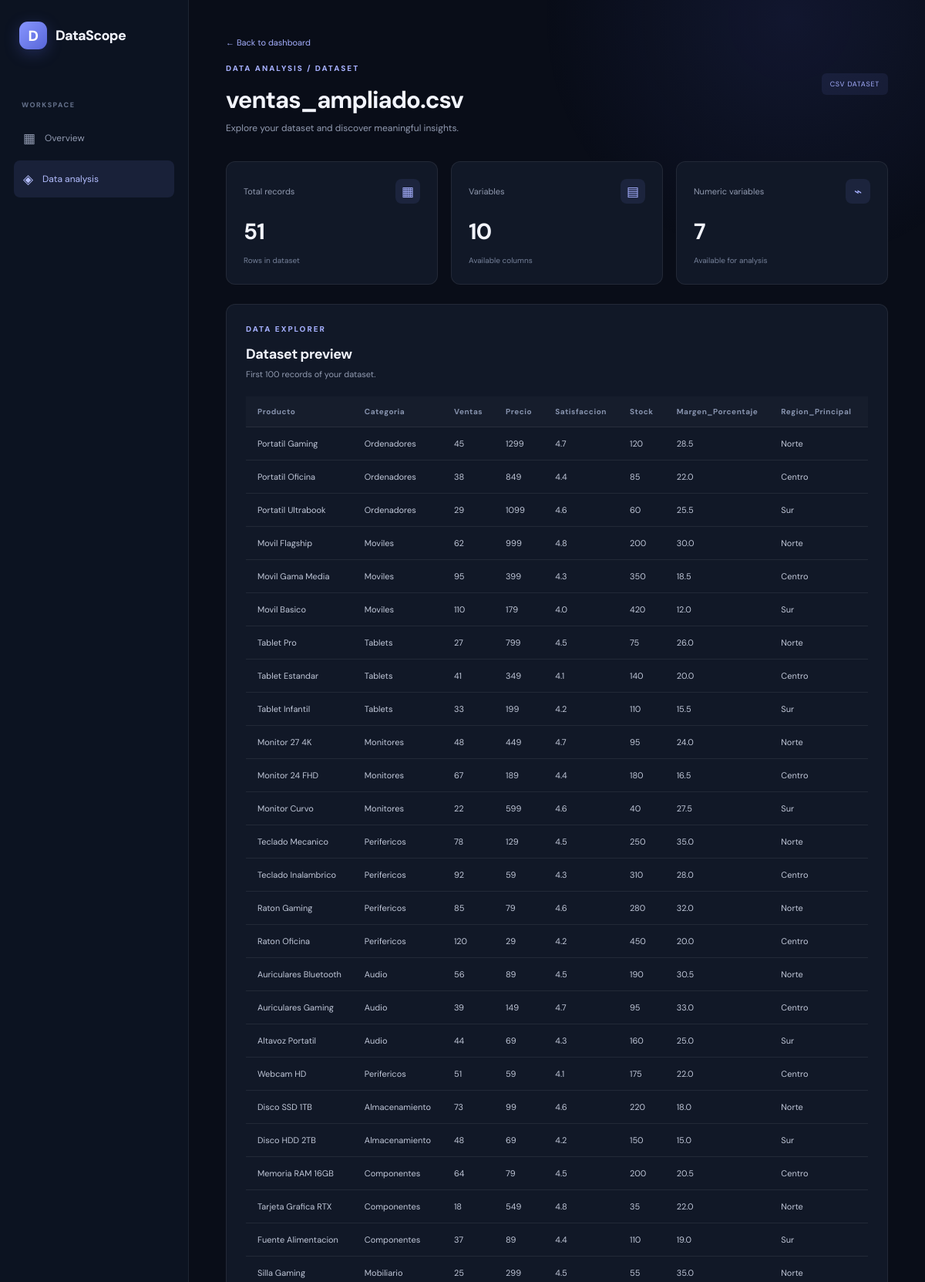
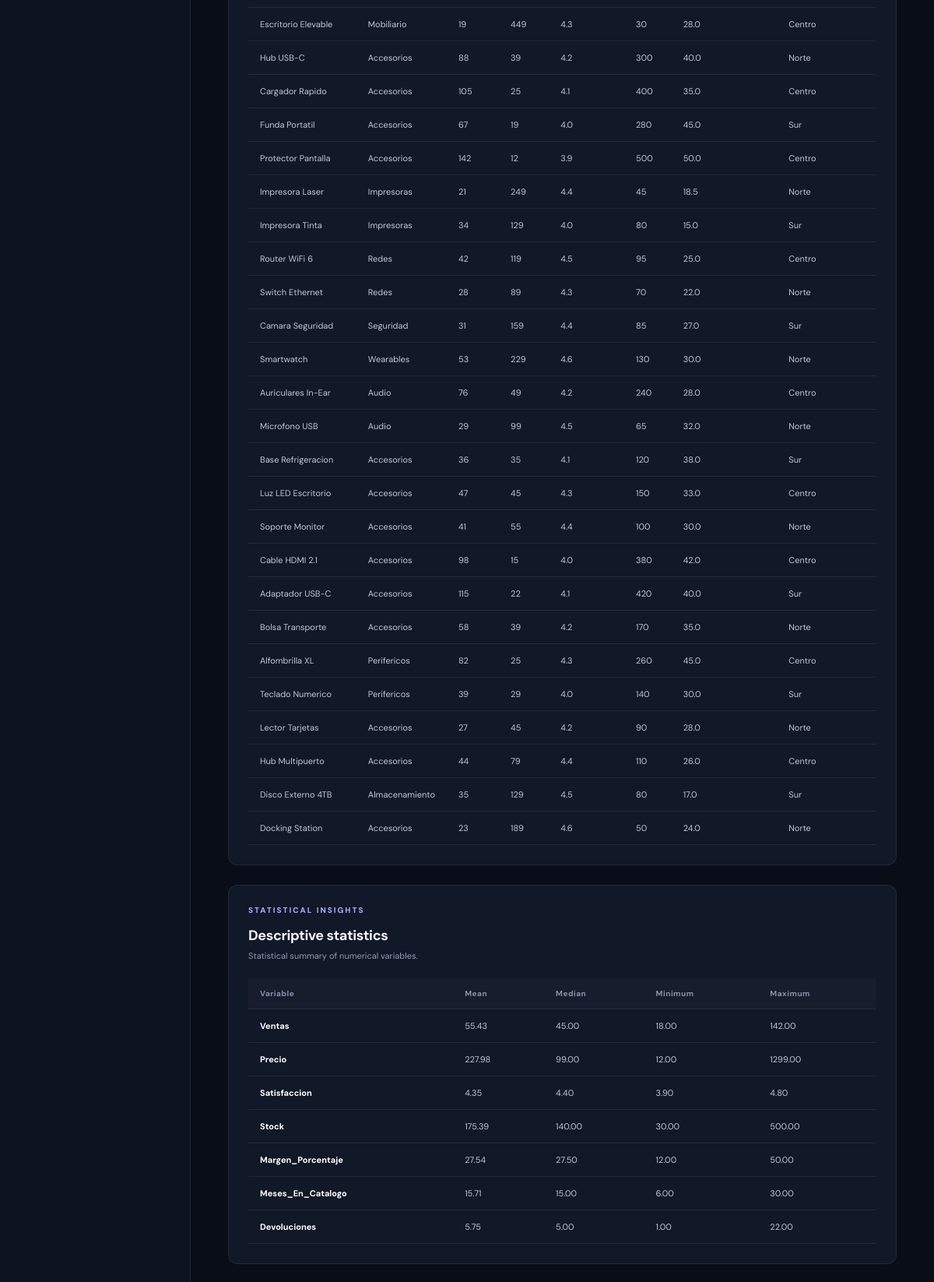
Page /dataset/4 (signed in, upper part) on the committed database (2 pictures, top to bottom).
### tables this page shows
CREATE TABLE datasets (
            id INTEGER PRIMARY KEY AUTOINCREMENT,
            user_id INTEGER NOT NULL,
            filename TEXT NOT NULL,
            original_name TEXT NOT NULL,
            rows INTEGER NOT NULL,
            columns_count INTEGER NOT NULL,
            uploaded_at TIMESTAMP DEFAULT CURRENT_TIMESTAMP,
            FOREIGN KEY (user_id) REFERENCES users(id)
                ON DELETE CASCADE
        );

### app.py (the view)
@app.route("/dataset/<int:dataset_id>")
@login_required
def dataset(dataset_id):
    db = get_db()
    dataset = db.execute(
        """
        SELECT * FROM datasets
        WHERE id = ? AND user_id = ?
        """,
        (dataset_id, session["user_id"])
    ).fetchone()
    if dataset is None:
        return redirect("/dashboard")
    filepath = os.path.join(UPLOAD_FOLDER, dataset["filename"])
    try:
        df = pd.read_csv(filepath)
    except Exception:
        flash("Could not read this dataset.", "error")
        return redirect("/dashboard")
    preview = df.head(100).replace({np.nan: None}).to_dict(orient="records")
    columns = [
        {
            "name": str(column),
            "dtype": str(df[column].dtype),
            "missing": int(df[column].isna().sum()),
            "unique": int(df[column].nunique())
        }
        for column in df.columns
    ]
    numeric = df.select_dtypes(include=np.number)
    statistics = []
    for column in numeric.columns:
        values = numeric[column].dropna()
        statistics.append({
            "name": str(column),
            "mean": float(values.mean()) if not values.empty else None,
            "median": float(values.median()) if not values.empty else None,
            "min": float(values.min()) if not values.empty else None,
            "max": float(values.max()) if not values.empty else None
        })
    correlation_columns = [str(column) for column in numeric.columns]
    correlation_values = numeric.corr()
    correlation_matrix = []
    for column in numeric.columns:
        values = []
        for other_column in numeric.columns:
            value = correlation_values.loc[column, other_column]
            values.append(
                float(value) if pd.notna(value) else None
            )
        correlation_matrix.append({
            "name": str(column),
            "values": values
        })
    outliers = []
    for column in numeric.columns:
        values = numeric[column].dropna()
        if values.empty:
            q1 = None
            q3 = None
            lower_bound = None
            upper_bound = None
            outlier_count = 0
        else:
            q1 = float(values.quantile(0.25))
            q3 = float(values.quantile(0.75))
            iqr = q3 - q1
            lower_bound = q1 - 1.5 * iqr
            upper_bound = q3 + 1.5 * iqr
            outlier_count = int(
                ((values < lower_bound) | (values > upper_bound)).sum()
            )
        percentage = (
            round(outlier_count / len(values) * 100, 2)
            if len(values) > 0 else 0
        )
        outliers.append({
            "name": str(column),
            "q1": q1,
            "q3": q3,
            "lower_bound": lower_bound,
            "upper_bound": upper_bound,
            "count": outlier_count,
            "percentage": percentage
        })
    duplicate_count = int(df.duplicated().sum())
    duplicate_percentage = (
        round(duplicate_count / len(df) * 100, 2)
        if len(df) > 0 else 0
    )
    def normalize_column(column):
        return re.sub(r"[^a-z0-9]", "", str(column).lower())
    normalized_columns = {
        normalize_column(column): column
        for column in df.columns
    }
    def find_column(aliases):
        for alias in aliases:
            normalized_alias = normalize_column(alias)
            if normalized_alias in normalized_columns:
                return normalized_columns[normalized_alias]
        return None
    product_column = find_column([
        "Product", "Product Name", "Item", "Item Name",
        "Producto", "Nombre Producto", "Articulo", "Artículo"
    ])
    quantity_column = find_column([
        "Quantity", "Units Sold", "Units", "Qty",
        "Sold", "Cantidad", "Unidades Vendidas",
        "Ventas", "Unidades", "Cantidad Vendida"
    ])
    price_column = find_column([
        "Price", "Unit Price", "Selling Price",
        "Precio", "Precio Unitario"
    ])
    revenue_column = find_column([
        "Revenue", "Total Revenue", "Total Sales",
        "Sales Revenue", "Ingresos", "Recaudacion",
        "Recaudación", "Ventas Totales"
    ])
    product_insights = {
        "available": False,
        "best_selling": None,
        "most_expensive": None,
        "highest_revenue": None,
        "missing": []
    }
    if product_column is not None:
        products = df.dropna(subset=[product_column]).copy()
        if quantity_column is not None:
            products["_quantity"] = pd.to_numeric(
                products[quantity_column], errors="coerce"
            )
            quantity_totals = products.groupby(product_column)["_quantity"].sum()
            quantity_totals = quantity_totals.dropna()
            if not quantity_totals.empty:
                best_product = quantity_totals.idxmax()
                product_insights["best_selling"] = {
                    "name": str(best_product),
                    "value": float(quantity_totals.loc[best_product])
                }
        else:
            product_insights["missing"].append("Quantity")
        if price_column is not None:
            products["_price"] = pd.to_numeric(
                products[price_column], errors="coerce"
            )
            price_totals = products.groupby(product_column)["_price"].max()
            price_totals = price_totals.dropna()
            if not price_totals.empty:
                expensive_product = price_totals.idxmax()
                product_insights["most_expensive"] = {
                    "name": str(expensive_product),
                    "value": float(price_totals.loc[expensive_product])
                }
        else:
            product_insights["missing"].append("Price")
        if revenue_column is not None:
            products["_revenue"] = pd.to_numeric(
                products[revenue_column], errors="coerce"
            )
        elif quantity_column is not None and price_column is not None:
            products["_revenue"] = (
                products["_quantity"] * products["_price"]
            )
        else:
            products["_revenue"] = np.nan
            product_insights["missing"].append("Revenue or Quantity + Price")
        revenue_totals = products.groupby(product_column)["_revenue"].sum()
        revenue_totals = revenue_totals.dropna()
        if not revenue_totals.empty:
            revenue_product = revenue_totals.idxmax()
            product_insights["highest_revenue"] = {
                "name": str(revenue_product),
                "value": float(revenue_totals.loc[revenue_product])
            }
        product_insights["available"] = any([
            product_insights["best_selling"],
            product_insights["most_expensive"],
            product_insights["highest_revenue"]
        ])
    else:
        product_insights["missing"].append("Product")
    return render_template(
        "dataset.html",
        dataset=dataset,
        preview=preview,
        columns=columns,
        statistics=statistics,
        correlation_columns=correlation_columns,
        correlation_matrix=correlation_matrix,
        outliers=outliers,
        duplicate_count=duplicate_count,
        duplicate_percentage=duplicate_percentage,
        product_insights=product_insights
    )

### templates/dataset.html (shortened to what this page needs)
{% extends "layout.html" %}
{% block content %}
<div class="app-layout">
    <aside class="sidebar">
        <a href="/dashboard" class="brand sidebar-brand">
            <span class="brand-icon">D</span> DataScope
        </a>
        <div class="sidebar-label">WORKSPACE</div>
        <a href="/dashboard" class="sidebar-link">
            <span>▦</span> Overview
        </a>
        <a href="#" class="sidebar-link active">
            <span>◈</span> Data analysis
        </a>
    </aside>
    <main class="dashboard-main">
        <header class="dashboard-header">
            <div>
                <a href="/dashboard" class="back-link">← Back to dashboard</a>
                <div class="eyebrow">DATA ANALYSIS / DATASET</div>
                <h1>{{ dataset.original_name }}</h1>
                <p>Explore your dataset and discover meaningful insights.</p>
            </div>
            <span class="dataset-count">CSV DATASET</span>
        </header>
        <section class="stats-grid">
            <article class="stat-card">
                <div class="stat-card-top">
                    <span>Total records</span>
                    <span class="stat-icon">▦</span>
                </div>
                <strong>{{ "{:,}".format(dataset.rows) }}</strong>
                <small>Rows in dataset</small>
            </article>
            <article class="stat-card">
                <div class="stat-card-top">
                    <span>Variables</span>
                    <span class="stat-icon">▤</span>
                </div>
                <strong>{{ dataset.columns_count }}</strong>
                <small>Available columns</small>
            </article>
            <article class="stat-card">
                <div class="stat-card-top">
                    <span>Numeric variables</span>
                    <span class="stat-icon">⌁</span>
                </div>
                <strong>{{ statistics|length }}</strong>
                <small>Available for analysis</small>
            </article>
        </section>
        <section class="analysis-panel">
            <div class="panel-heading">
                <div>
                    <div class="eyebrow">DATA EXPLORER</div>
                    <h2>Dataset preview</h2>
                    <p>First 100 records of your dataset.</p>
                </div>
            </div>
            <div class="table-wrapper">
                <table class="data-table">
                    <thead>
                        <tr>
                            {% for column in columns %}
                                <th>{{ column.name }}</th>
                            {% endfor %}
                        </tr>
                    </thead>
                    <tbody>
                        {% for row in preview %}
                            <tr>
                                {% for column in columns %}
                                    <td>{{ row[column.name] if row[column.name] is not none else "—" }}</td>
                                {% endfor %}
                            </tr>
                        {% endfor %}
                    </tbody>
                </table>
            </div>
        </section>
        <section class="analysis-panel">
            <div class="panel-heading">
                <div>
                    <div class="eyebrow">STATISTICAL INSIGHTS</div>
                    <h2>Descriptive statistics</h2>
                    <p>Statistical summary of numerical variables.</p>
                </div>
            </div>
            {% if statistics %}
                <div class="table-wrapper">
                    <table class="data-table">
                        <thead>
                            <tr>
                                <th>Variable</th>
                                <th>Mean</th>
                                <th>Median</th>
                                <th>Minimum</th>
                                <th>Maximum</th>
                            </tr>
                        </thead>
                        <tbody>
                            {% for stat in statistics %}
                                <tr>
                                    <td><strong>{{ stat.name }}</strong></td>
                                    <td>{{ "%.2f"|format(stat.mean) if stat.mean is not none else "—" }}</td>
                                    <td>{{ "%.2f"|format(stat.median) if stat.median is not none else "—" }}</td>
                                    <td>{{ "%.2f"|format(stat.min) if stat.min is not none else "—" }}</td>
                                    <td>{{ "%.2f"|format(stat.max) if stat.max is not none else "—" }}</td>
                                </tr>
                            {% endfor %}
                        </tbody>
                    </table>
                </div>
            {% else %}
                <div class="empty-state">
                    <h3>No numerical variables</h3>
                    <p>This dataset does not contain numerical columns to analyze.</p>
                </div>
            {% endif %}
        </section>
    </main>
</div>
{% endblock %}

### rows in the picture
datasets: original_name "ventas_ampliado.csv", rows "51", columns_count "10"

### other values in the picture
{{ statistics|length }} "7"
{{ column.name }} "Producto" "Categoria" "Ventas" "Precio" "Satisfaccion" "Stock" "Margen_Porcentaje" "Region_Principal"
{{ row[column.name] if row[column.name] is not none else "—" }} "Portatil Gaming" "Ordenadores" "45" "1299" "4.7" "120" "28.5" "Norte" "Portatil Oficina" "Ordenadores" "38" "849" "4.4" "85" "22.0" "Centro" "Portatil Ultrabook" "Ordenadores" "29" "1099" "4.6" "60" "25.5" "Sur" "Movil Flagship" "Moviles" "62" "999" "4.8" "200" "30.0" "Norte" "Movil Gama Media" "Moviles" "95" "399" "4.3" "350" "18.5" "Centro" "Movil Basico" "Moviles" "110" "179" "4.0" "420" "12.0" "Sur" "Tablet Pro" "Tablets" "27" "799" "4.5" "75" "26.0" "Norte" "Tablet Estandar" "Tablets" "41" "349" "4.1" "140" "20.0" "Centro" "Tablet Infantil" "Tablets" "33" "199" "4.2" "110" "15.5" "Sur" "Monitor 27 4K" "Monitores" "48" "449" "4.7" "95" "24.0" "Norte" "Monitor 24 FHD" "Monitores" "67" "189" "4.4" "180" "16.5" "Centro" "Monitor Curvo" "Monitores" "22" "599" "4.6" "40" "27.5" "Sur" "Teclado Mecanico" "Perifericos" "78" "129" "4.5" "250" "35.0" "Norte" "Teclado Inalambrico" "Perifericos" "92" "59" "4.3" "310" "28.0" "Centro" "Raton Gaming" "Perifericos" "85" "79" "4.6" "280" "32.0" "Norte" "Raton Oficina" "Perifericos" "120" "29" "4.2" "450" "20.0" "Centro" "Auriculares Bluetooth" "Audio" "56" "89" "4.5" "190" "30.5" "Norte" "Auriculares Gaming" "Audio" "39" "149" "4.7" "95" "33.0" "Centro" "Altavoz Portatil" "Audio" "44" "69" "4.3" "160" "25.0" "Sur" "Webcam HD" "Perifericos" "51" "59" "4.1" "175" "22.0" "Centro" "Disco SSD 1TB" "Almacenamiento" "73" "99" "4.6" "220" "18.0" "Norte" "Disco HDD 2TB" "Almacenamiento" "48" "69" "4.2" "150" "15.0" "Sur" "Memoria RAM 16GB" "Componentes" "64" "79" "4.5" "200" "20.5" "Centro" "Tarjeta Grafica RTX" "Componentes" "18" "549" "4.8" "35" "22.0" "Norte" "Fuente Alimentacion" "Componentes" "37" "89" "4.4" "110" "19.0" "Sur" "Silla Gaming" "Mobiliario" "25" "299" "4.5" "55" "35.0" "Norte" "Escritorio Elevable" "Mobiliario" "19" "449" "4.3" "30" "28.0" "Centro" "Hub USB-C" "Accesorios" "88" "39" "4.2" "300" "40.0" "Norte" "Cargador Rapido" "Accesorios" "105" "25" "4.1" "400" "35.0" "Centro" "Funda Portatil" "Accesorios" "67" "19" "4.0" "280" "45.0" "Sur" "Protector Pantalla" "Accesorios" "142" "12" "3.9" "500" "50.0" "Centro" "Impresora Laser" "Impresoras" "21" "249" "4.4" "45" "18.5" "Norte" "Impresora Tinta" "Impresoras" "34" "129" "4.0" "80" "15.0" "Sur" "Router WiFi 6" "Redes" "42" "119" "4.5" "95" "25.0" "Centro" "Switch Ethernet" "Redes" "28" "89" "4.3" "70" "22.0" "Norte" "Camara Seguridad" "Seguridad" "31" "159" "4.4" "85" "27.0" "Sur" "Smartwatch" "Wearables" "53" "229" "4.6" "130" "30.0" "Norte" "Auriculares In-Ear" "Audio" "76" "49" "4.2" "240" "28.0" "Centro" "Microfono USB" "Audio" "29" "99" "4.5" "65" "32.0" "Norte" "Base Refrigeracion" "Accesorios" "36" "35" "4.1" "120" "38.0" "Sur" "Luz LED Escritorio" "Accesorios" "47" "45" "4.3" "150" "33.0" "Centro" "Soporte Monitor" "Accesorios" "41" "55" "4.4" "100" "30.0" "Norte" "Cable HDMI 2.1" "Accesorios" "98" "15" "4.0" "380" "42.0" "Centro" "Adaptador USB-C" "Accesorios" "115" "22" "4.1" "420" "40.0" "Sur" "Bolsa Transporte" "Accesorios" "58" "39" "4.2" "170" "35.0" "Norte" "Alfombrilla XL" "Perifericos" "82" "25" "4.3" "260" "45.0" "Centro" "Teclado Numerico" "Perifericos" "39" "29" "4.0" "140" "30.0" "Sur" "Lector Tarjetas" "Accesorios" "27" "45" "4.2" "90" "28.0" "Norte" "Hub Multipuerto" "Accesorios" "44" "79" "4.4" "110" "26.0" "Centro" "Disco Externo 4TB" "Almacenamiento" "35" "129" "4.5" "80" "17.0" "Sur" "Docking Station" "Accesorios" "23" "189" "4.6" "50" "24.0" "Norte"
{{ stat.name }} "Ventas" "Precio" "Satisfaccion" "Stock" "Margen_Porcentaje" "Meses_En_Catalogo" "Devoluciones"
{{ "%.2f"|format(stat.mean) if stat.mean is not none else "—" }} "55.43" "227.98" "4.35" "175.39" "27.54" "15.71" "5.75"
{{ "%.2f"|format(stat.median) if stat.median is not none else "—" }} "45.00" "99.00" "4.40" "140.00" "27.50" "15.00" "5.00"
{{ "%.2f"|format(stat.min) if stat.min is not none else "—" }} "18.00" "12.00" "3.90" "30.00" "12.00" "6.00" "1.00"
{{ "%.2f"|format(stat.max) if stat.max is not none else "—" }} "142.00" "1299.00" "4.80" "500.00" "50.00" "30.00" "22.00"
